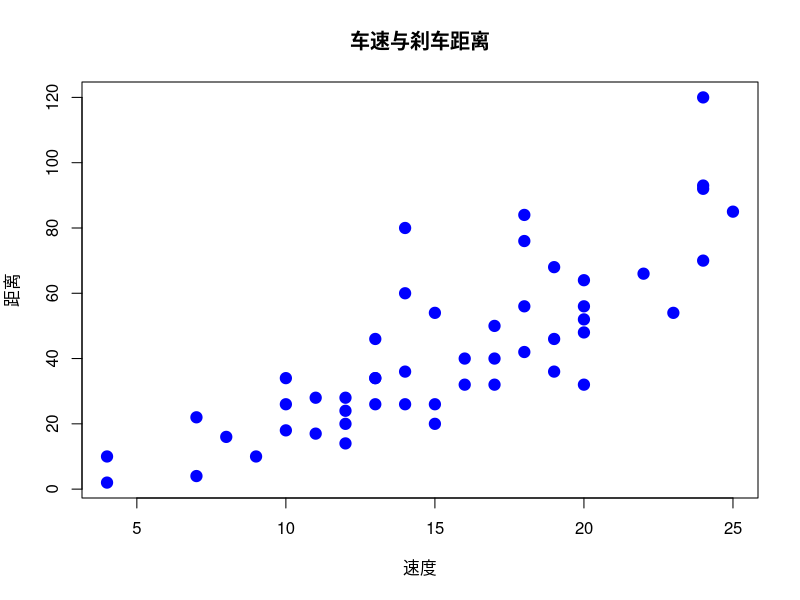
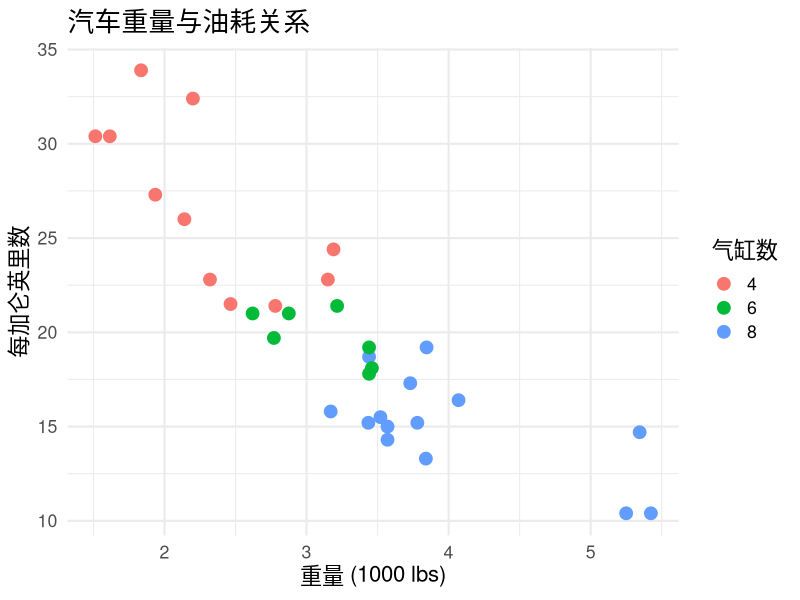
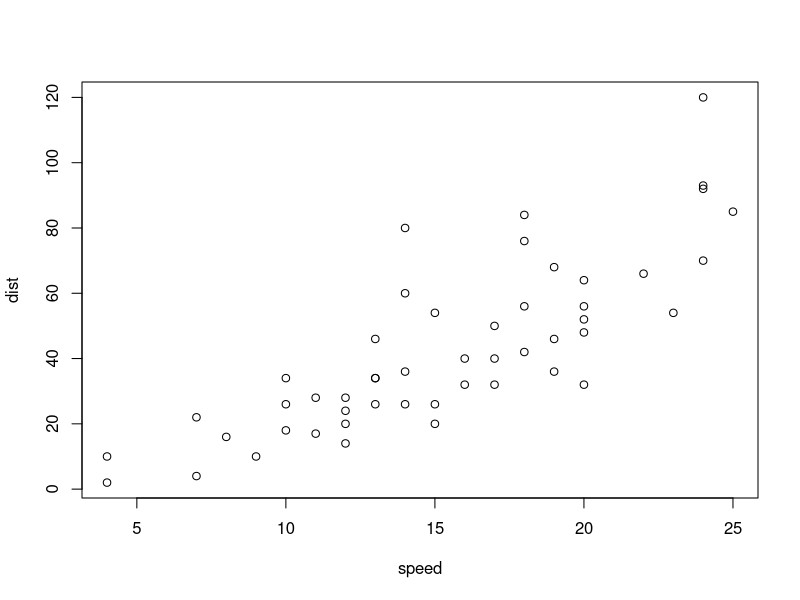

R code for these plots, in order:
## ---- chunk 1
# 这是R代码块
summary(cars)
## ---- chunk 2
summary(cars)
## ---- chunk 3
head(cars, 3)
## ---- chunk 4
plot(cars$speed, cars$dist, 
     main = "车速与刹车距离",
     xlab = "速度",
     ylab = "距离",
     pch = 19, col = "blue", cex = 1.5)
## ---- chunk 5
library(ggplot2)

ggplot(mtcars, aes(x = wt, y = mpg, color = factor(cyl))) +
  geom_point(size = 4) +
  labs(title = "汽车重量与油耗关系",
       x = "重量 (1000 lbs)",
       y = "每加仑英里数",
       color = "气缸数") +
  theme_minimal(base_size = 16)
## ---- chunk 6
knitr::kable(
  head(mtcars[, 1:5], 5),
  caption = "mtcars数据集前5行",
  align = c('l', 'c', 'c', 'c', 'c')
)
## ---- chunk 7
library(dplyr)
mtcars |> head(3)
## ---- chunk 8
#| label: fig-scatter
#| fig-cap: "车速与刹车距离散点图"

plot(cars)
## ---- chunk 9
#| label: tbl-summary
#| tbl-cap: "描述统计"

knitr::kable(summary(cars))
